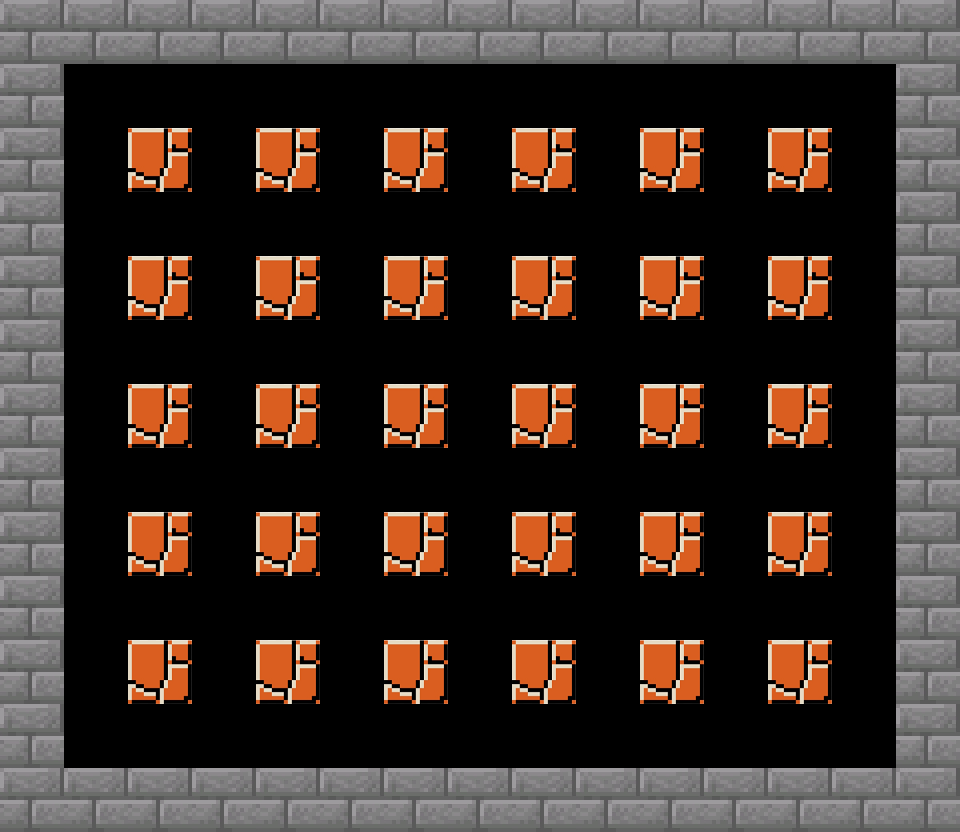

Rendered tile map (Tiled .tmx) drawn with the repository's tilesets; below, a short description and the full map source, tile grids included:
An orthogonal 15x13 tile map with 64x64 px tiles, 1 tile layer (Tile Layer 1) and 34 objects (34x platform).

<map version="1.0" tiledversion="1.0.1" orientation="orthogonal" renderorder="right-down" width="15" height="13" tilewidth="64" tileheight="64" nextobjectid="139">
 <tileset firstgid="1" name="spritesheet(1)" tilewidth="64" tileheight="64" tilecount="23" columns="23">
  <image source="spritesheet(1).png" width="1472" height="64" />
 </tileset>
 <layer name="Tile Layer 1" width="15" height="13">
  <data encoding="csv">
8,8,8,8,8,8,8,8,8,8,8,8,8,8,8,
8,5,5,5,5,5,5,5,5,5,5,5,5,5,8,
8,5,16,5,16,5,16,5,16,5,16,5,16,5,8,
8,5,5,5,5,5,5,5,5,5,5,5,5,5,8,
8,5,16,5,16,5,16,5,16,5,16,5,16,5,8,
8,5,5,5,5,5,5,5,5,5,5,5,5,5,8,
8,5,16,5,16,5,16,5,16,5,16,5,16,5,8,
8,5,5,5,5,5,5,5,5,5,5,5,5,5,8,
8,5,16,5,16,5,16,5,16,5,16,5,16,5,8,
8,5,5,5,5,5,5,5,5,5,5,5,5,5,8,
8,5,16,5,16,5,16,5,16,5,16,5,16,5,8,
8,5,5,5,5,5,5,5,5,5,5,5,5,5,8,
8,8,8,8,8,8,8,8,8,8,8,8,8,8,8
</data>
 </layer>
 <objectgroup name="Object Layer 1">
  <object id="2" name="platform" type="platform" x="32" y="23" width="919" height="38" />
  <object id="3" name="platform" type="platform" x="37" y="35" width="23" height="777" />
  <object id="4" name="platform" type="platform" x="19" y="770" width="916" height="25" />
  <object id="5" name="platform" type="platform" x="898" y="48" width="31" height="758" />
  <object id="105" name="platform" type="platform" x="128" y="128" width="64" height="64" />
  <object id="106" name="platform" type="platform" x="256" y="128" width="64" height="64" />
  <object id="108" name="platform" type="platform" x="384" y="128" width="64" height="64" />
  <object id="109" name="platform" type="platform" x="512" y="128" width="64" height="64" />
  <object id="110" name="platform" type="platform" x="640" y="128" width="64" height="64" />
  <object id="111" name="platform" type="platform" x="768" y="128" width="64" height="64" />
  <object id="112" name="platform" type="platform" x="768" y="256" width="64" height="64" />
  <object id="113" name="platform" type="platform" x="768" y="384" width="64" height="64" />
  <object id="114" name="platform" type="platform" x="768" y="512" width="64" height="64" />
  <object id="115" name="platform" type="platform" x="768" y="640" width="64" height="64" />
  <object id="117" name="platform" type="platform" x="640" y="640" width="64" height="64" />
  <object id="118" name="platform" type="platform" x="640" y="512" width="64" height="64" />
  <object id="119" name="platform" type="platform" x="640" y="384" width="64" height="64" />
  <object id="120" name="platform" type="platform" x="640" y="256" width="64" height="64" />
  <object id="122" name="platform" type="platform" x="512" y="256" width="64" height="64" />
  <object id="123" name="platform" type="platform" x="512" y="384" width="64" height="64" />
  <object id="124" name="platform" type="platform" x="512" y="512" width="64" height="64" />
  <object id="125" name="platform" type="platform" x="512" y="640" width="64" height="64" />
  <object id="126" name="platform" type="platform" x="384" y="640" width="64" height="64" />
  <object id="127" name="platform" type="platform" x="384" y="512" width="64" height="64" />
  <object id="128" name="platform" type="platform" x="384" y="384" width="64" height="64" />
  <object id="129" name="platform" type="platform" x="384" y="256" width="64" height="64" />
  <object id="130" name="platform" type="platform" x="256" y="256" width="64" height="64" />
  <object id="131" name="platform" type="platform" x="128" y="256" width="64" height="64" />
  <object id="132" name="platform" type="platform" x="128" y="384" width="64" height="64" />
  <object id="133" name="platform" type="platform" x="256" y="384" width="64" height="64" />
  <object id="134" name="platform" type="platform" x="256" y="512" width="64" height="64" />
  <object id="135" name="platform" type="platform" x="256" y="640" width="64" height="64" />
  <object id="136" name="platform" type="platform" x="128" y="512" width="64" height="64" />
  <object id="137" name="platform" type="platform" x="128" y="640" width="64" height="64" />
 </objectgroup>
</map>